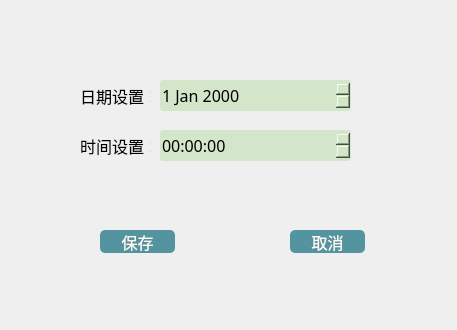
<?xml version="1.0" encoding="UTF-8"?>
<ui version="4.0">
 <class>dataset</class>
 <widget class="QWidget" name="dataset">
  <property name="geometry">
   <rect>
    <x>0</x>
    <y>0</y>
    <width>457</width>
    <height>330</height>
   </rect>
  </property>
  <property name="windowTitle">
   <string>Form</string>
  </property>
  <widget class="QLabel" name="label">
   <property name="geometry">
    <rect>
     <x>80</x>
     <y>80</y>
     <width>71</width>
     <height>31</height>
    </rect>
   </property>
   <property name="font">
    <font>
     <family>幼圆</family>
     <pointsize>12</pointsize>
    </font>
   </property>
   <property name="text">
    <string>日期设置：</string>
   </property>
  </widget>
  <widget class="QLabel" name="label_2">
   <property name="geometry">
    <rect>
     <x>80</x>
     <y>130</y>
     <width>71</width>
     <height>31</height>
    </rect>
   </property>
   <property name="font">
    <font>
     <family>幼圆</family>
     <pointsize>12</pointsize>
    </font>
   </property>
   <property name="text">
    <string>时间设置：</string>
   </property>
  </widget>
  <widget class="QDateEdit" name="dateEdit">
   <property name="geometry">
    <rect>
     <x>160</x>
     <y>80</y>
     <width>191</width>
     <height>31</height>
    </rect>
   </property>
   <property name="font">
    <font>
     <family>幼圆</family>
     <pointsize>12</pointsize>
    </font>
   </property>
   <property name="styleSheet">
    <string notr="true">background-color:#D4E6CA;
border-radius:3px;</string>
   </property>
  </widget>
  <widget class="QTimeEdit" name="timeEdit">
   <property name="geometry">
    <rect>
     <x>160</x>
     <y>130</y>
     <width>191</width>
     <height>31</height>
    </rect>
   </property>
   <property name="font">
    <font>
     <family>幼圆</family>
     <pointsize>12</pointsize>
    </font>
   </property>
   <property name="styleSheet">
    <string notr="true">background-color:#D4E6CA;
border-radius:3px;</string>
   </property>
  </widget>
  <widget class="QPushButton" name="save">
   <property name="geometry">
    <rect>
     <x>100</x>
     <y>230</y>
     <width>75</width>
     <height>23</height>
    </rect>
   </property>
   <property name="font">
    <font>
     <family>幼圆</family>
     <pointsize>12</pointsize>
    </font>
   </property>
   <property name="styleSheet">
    <string notr="true">background-color: rgb(83, 148, 160);
color: rgb(255, 250, 240);
border-radius:5px;</string>
   </property>
   <property name="text">
    <string>保存</string>
   </property>
  </widget>
  <widget class="QPushButton" name="cancel">
   <property name="geometry">
    <rect>
     <x>290</x>
     <y>230</y>
     <width>75</width>
     <height>23</height>
    </rect>
   </property>
   <property name="font">
    <font>
     <family>幼圆</family>
     <pointsize>12</pointsize>
    </font>
   </property>
   <property name="styleSheet">
    <string notr="true">background-color: rgb(83, 148, 160);
color: rgb(255, 250, 240);
border-radius:5px;</string>
   </property>
   <property name="text">
    <string>取消</string>
   </property>
  </widget>
 </widget>
 <resources/>
 <connections/>
</ui>
